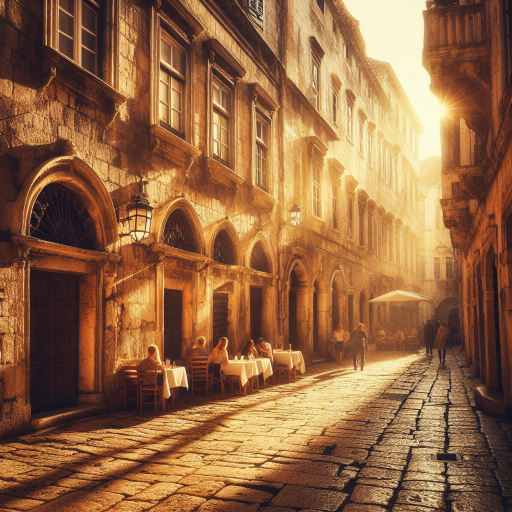
#> input picture Modul6/codelab/gambar2bg.jpeg, 1024 x 1024 px, found by its file name (shown at 1/2 size)
$ python keg2.py
#> lines starting #> are read from the running program, lines starting #| are printed output that depends on the picture
from PIL import Image

# TODO 0 : Import beberapa library lain yang dibutuhkan
# (Library sudah di-import pada baris pertama)

# TODO 1 : Buka gambar latar belakang (background) dan gambar yang ingin disisipkan (overlay)
background_image_path = "E:\KULIAH\Semester 5\Prak. Pemrograman Fungsional 5C\Tugas\Modul6\codelab\gambar2bg.jpeg"
overlay_image_path = "E:\KULIAH\Semester 5\Prak. Pemrograman Fungsional 5C\Tugas\Modul6\codelab\gambar2.jpeg"
background_image = Image.open(background_image_path)
#> background_image is the input picture: PIL image 1024x1024 RGB; mean R, G, B 147.9, 102.4, 66.2
overlay_image = Image.open(overlay_image_path)
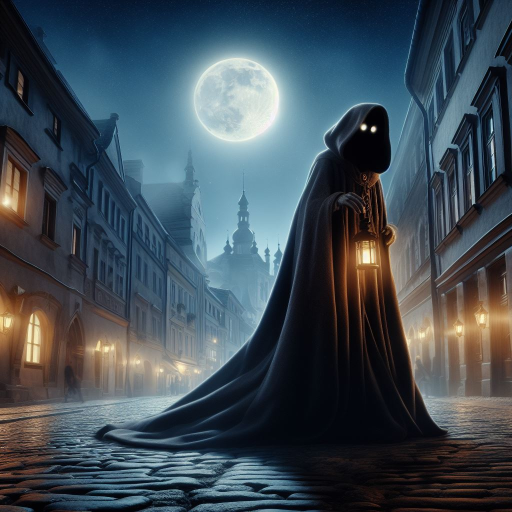
#> input picture Modul6/codelab/gambar2.jpeg, 1024 x 1024 px, found by its file name (shown at 1/2 size)
#> overlay_image is the input picture: PIL image 1024x1024 RGB; mean R, G, B 64.1, 76.6, 85.6

# TODO 2 : Konversi overlay image ke mode RGBA (menghilangkan alpha channel)
if overlay_image.mode != "RGBA":
    overlay_image = overlay_image.convert("RGBA")
#> overlay_image: PIL image 1024x1024 RGBA

# TODO 3 : (optional) Perkecil ukuran gambar overlay menggunakan method resize()
# Ubah nilai width dan height sesuai kebutuhan
new_size = (850, 850)
overlay_image = overlay_image.resize(new_size)
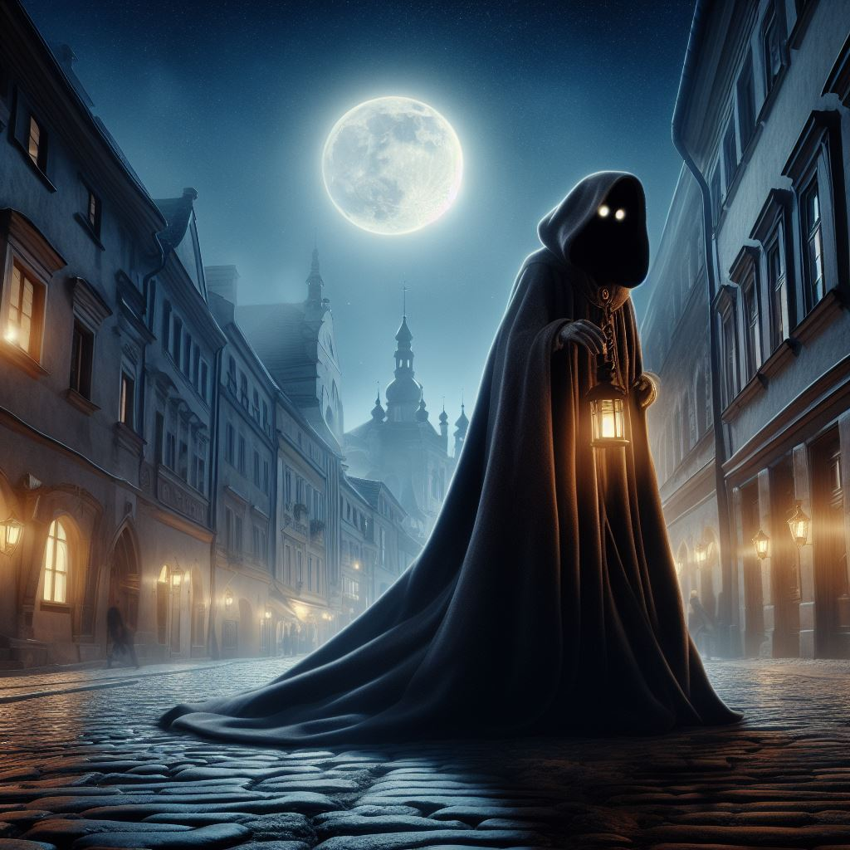
#> overlay_image: PIL image 850x850 RGBA; mean R, G, B, A 64.1, 76.6, 85.6, 255

# Verifikasi dan konversi eksplicit ke mode RGB
if overlay_image.mode != "RGB":
    overlay_image = overlay_image.convert("RGB")
#> overlay_image: PIL image 850x850 RGB

# Tentukan/Hitung koordinat tengah untuk menempatkan overlay
x_center = (background_image.width - overlay_image.width) // 2
#> x_center = 87
y_center = (background_image.height - overlay_image.height) // 2
#> y_center = 87

# TODO 4 : Buat mask dari alpha channel overlay_image
if len(overlay_image.split()) == 4:
    _, _, _, overlay_mask = overlay_image.split()
else:
    overlay_mask = None  # If there is no alpha channel

# TODO 5 : Sisipkan gambar overlay ke dalam gambar background menggunakan method paste()
background_image.paste(overlay_image, (x_center, y_center), overlay_mask)
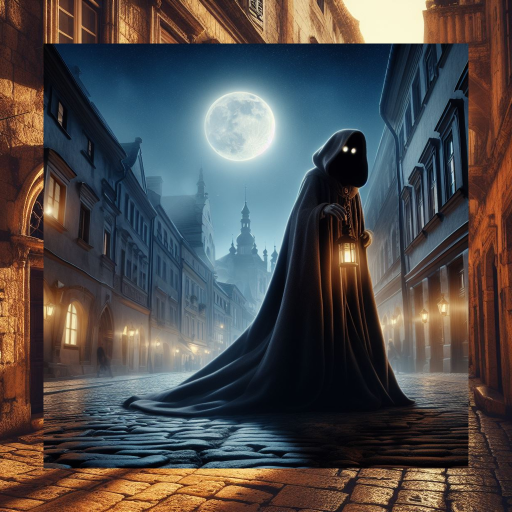
#> background_image: PIL image 1024x1024 RGB (shown at 1/2 size); mean R, G, B 80.4, 76.5, 75.6

# TODO 6 : Simpan gambar hasil edit
background_image.save("kegiatan2.jpg")

# TODO 7 : Tampilkan
background_image.show()
